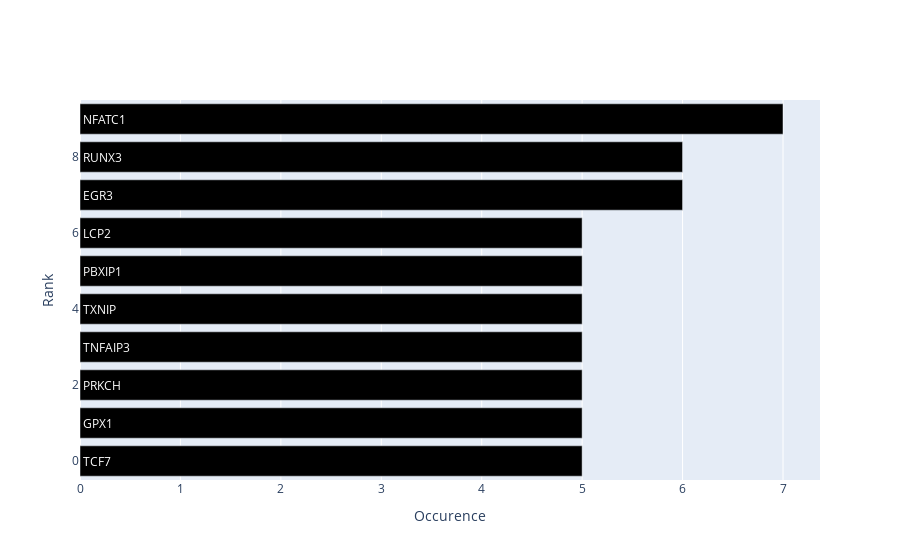

This figure's notebook cell:
### Code cell
if desc_stat:
    most_popular_genes(gene_count)

### Figure 1 — Plotly figure (JSON) as saved in the notebook; plotly's stock layout.template omitted (floating-point values rounded to 4 significant figures)
{"data": [{"insidetextanchor": "start", "marker": {"color": ["black", "black", "black", "black", "black", "black", "black", "black", "black", "black"]}, "orientation": "h", "showlegend": false, "text": ["TCF7", "GPX1", "PRKCH", "TNFAIP3", "TXNIP", "PBXIP1", "LCP2", "EGR3", "RUNX3", "NFATC1"], "textposition": "inside", "type": "bar", "x": [5, 5, 5, 5, 5, 5, 5, 6, 6, 7]}], "layout": {"xaxis": {"title": {"text": "Occurence"}}, "yaxis": {"title": {"text": "Rank"}}}}
